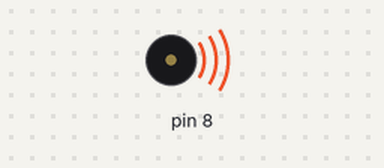
This sketch was run on a simulated Arduino Uno, built with avr-gcc and run on an emulated ATmega328P. Shown: buzzer (waves = sounding).

Above: at 0.2 s.
At 14.22 s:
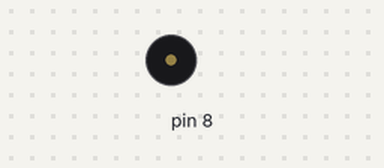
Timing chart, 0 to 14.5 s (numbered marks = the images above):
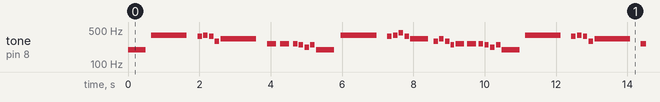

Measured:
- by itself, tone on pin 8: plays 196 Hz for 0.50 s, 392 Hz for 1.0 s, 370 Hz for 0.13 s, 392 Hz for 0.13 s, 370 Hz for 0.13 s, 294 Hz for 0.13 s … (355 notes in this stretch)

The sketch:

the_office.ino
```cpp
#include "notes.h"

int melody[] = {
  NOTE_G3, NOTE_G4, NOTE_FS4, NOTE_G4, NOTE_FS4, NOTE_D4, NOTE_E4,
  NOTE_C4, 0, NOTE_C4, 0, NOTE_C4, NOTE_B3, NOTE_A3, NOTE_B3, NOTE_G3, 0,
  NOTE_G4, NOTE_FS4, NOTE_G4, NOTE_A4, NOTE_FS4, NOTE_E4,
  NOTE_D4, NOTE_E4, NOTE_D4, NOTE_B3, NOTE_C4, NOTE_C4, NOTE_C4, NOTE_B3, NOTE_A3, NOTE_B3, NOTE_G3,

  NOTE_G4, NOTE_FS4, NOTE_G4, NOTE_FS4, NOTE_D4, NOTE_E4,
  NOTE_C4, 0, NOTE_C4, 0, NOTE_C4, NOTE_B3, NOTE_A3, NOTE_B3, NOTE_G3, 0,
  NOTE_G4, NOTE_FS4, NOTE_G4, NOTE_A4, NOTE_FS4, NOTE_E4,
  NOTE_D4, NOTE_E4, NOTE_D4, NOTE_B3, NOTE_C4, NOTE_C4, NOTE_C4, NOTE_B3, NOTE_A3, NOTE_B3, NOTE_G3
};

// note durations: 4 = quarter note, 8 = eighth note, etc.:
int noteDurations[] = {
  2, 1, 8, 8, 8, 8, 1,
  4, 32, 4, 32, 8, 8, 8, 8, 2, 32,
  1, 8, 8, 8, 8, 2,
  8, 8, 8, 10, 4, 4, 8, 8, 8, 8, 2,

  1, 8, 8, 8, 8, 1,
  4, 32, 4, 32, 8, 8, 8, 8, 2, 32,
  1, 8, 8, 8, 8, 2,
  8, 8, 8, 10, 4, 4, 8, 8, 8, 8, 1
};

int noteDuration = 0;

int pauseBetweenNotes = 0;

void setup() {
  //Serial.begin(9600);
}

void loop() {
//  for(int i=0; i<31; i++){
//    tone(8, melody[i], 1000/noteDurations[i]);
//    delay(noteDurations[i]);
//    noTone(8);
//  }

  // iterate over the notes of the melody:
  for (int thisNote = 0; thisNote < 68; thisNote++) {

    // to calculate the note duration, take one second divided by the note type.
    //e.g. quarter note = 1000 / 4, eighth note = 1000/8, etc.
    noteDuration = 1000 / noteDurations[thisNote];
    tone(8, melody[thisNote], noteDuration);

    // to distinguish the notes, set a minimum time between them.
    // the note's duration + 30% seems to work well:
    pauseBetweenNotes = noteDuration * 1.30;
    delay(pauseBetweenNotes);
    // stop the tone playing:
    noTone(8);
  }
}

void pwm(float freq, int t){
  float ton = 500/freq;
  int k = t*freq;
  for(int i = 1; i<=k; i++){
    digitalWrite(13, HIGH);
    delay(ton);
    digitalWrite(13, LOW);
    delay(ton);
  }
}

void bzz(float f){
  Serial.println(f);
  pwm(f,3);
  delay(100);
}
```

notes.h
```cpp
/*************************************************
 * Public Constants
 *************************************************/

#define NOTE_B0  31
#define NOTE_C1  33
#define NOTE_CS1 35
#define NOTE_D1  37
#define NOTE_DS1 39
#define NOTE_E1  41
#define NOTE_F1  44
#define NOTE_FS1 46
#define NOTE_G1  49
#define NOTE_GS1 52
#define NOTE_A1  55
#define NOTE_AS1 58
#define NOTE_B1  62
#define NOTE_C2  65
#define NOTE_CS2 69
#define NOTE_D2  73
#define NOTE_DS2 78
#define NOTE_E2  82
#define NOTE_F2  87
#define NOTE_FS2 93
#define NOTE_G2  98
#define NOTE_GS2 104
#define NOTE_A2  110
#define NOTE_AS2 117
#define NOTE_B2  123
#define NOTE_C3  131
#define NOTE_CS3 139
#define NOTE_D3  147
#define NOTE_DS3 156
#define NOTE_E3  165
#define NOTE_F3  175
#define NOTE_FS3 185
#define NOTE_G3  196
#define NOTE_GS3 208
#define NOTE_A3  220
#define NOTE_AS3 233
#define NOTE_B3  247
#define NOTE_C4  262
#define NOTE_CS4 277
#define NOTE_D4  294
#define NOTE_DS4 311
#define NOTE_E4  330
#define NOTE_F4  349
#define NOTE_FS4 370
#define NOTE_G4  392
#define NOTE_GS4 415
#define NOTE_A4  440
#define NOTE_AS4 466
#define NOTE_B4  494
#define NOTE_C5  523
#define NOTE_CS5 554
#define NOTE_D5  587
#define NOTE_DS5 622
#define NOTE_E5  659
#define NOTE_F5  698
#define NOTE_FS5 740
#define NOTE_G5  784
#define NOTE_GS5 831
#define NOTE_A5  880
#define NOTE_AS5 932
#define NOTE_B5  988
#define NOTE_C6  1047
#define NOTE_CS6 1109
#define NOTE_D6  1175
#define NOTE_DS6 1245
#define NOTE_E6  1319
#define NOTE_F6  1397
#define NOTE_FS6 1480
#define NOTE_G6  1568
#define NOTE_GS6 1661
#define NOTE_A6  1760
#define NOTE_AS6 1865
#define NOTE_B6  1976
#define NOTE_C7  2093
#define NOTE_CS7 2217
#define NOTE_D7  2349
#define NOTE_DS7 2489
#define NOTE_E7  2637
#define NOTE_F7  2794
#define NOTE_FS7 2960
#define NOTE_G7  3136
#define NOTE_GS7 3322
#define NOTE_A7  3520
#define NOTE_AS7 3729
#define NOTE_B7  3951
#define NOTE_C8  4186
#define NOTE_CS8 4435
#define NOTE_D8  4699
#define NOTE_DS8 4978
```
